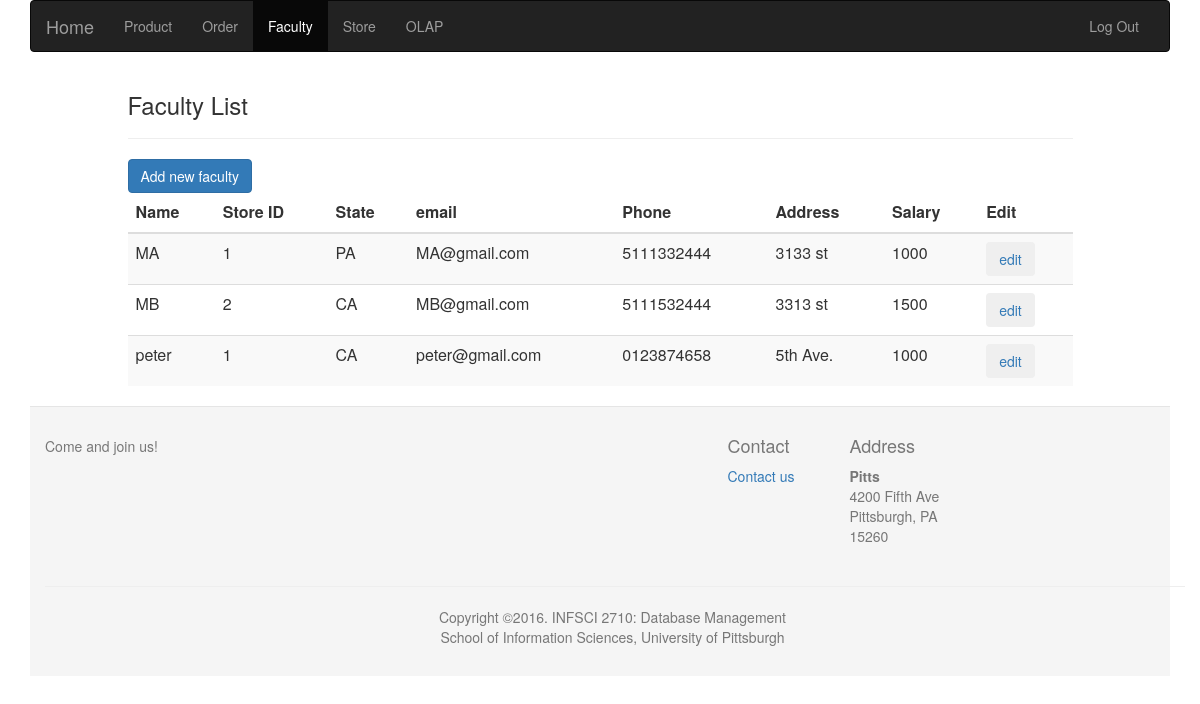
Screenshot of /Backstage_Mongo/faculty.php (signed in) with the database file from the repository.
### tables this page shows
CREATE TABLE `manager` (
  `ID_Manager` int(11) NOT NULL,
  `manager_name` varchar(40) DEFAULT NULL,
  `address` varchar(40) DEFAULT NULL,
  `email` varchar(40) DEFAULT NULL,
  `phone` varchar(40) DEFAULT NULL,
  `job_title` varchar(40) DEFAULT NULL,
  `ID_Store` int(11) DEFAULT NULL,
  `state` varchar(40) DEFAULT NULL
);

CREATE TABLE `salary` (
  `job_title` varchar(40) NOT NULL DEFAULT '',
  `ID_Store` int(11) NOT NULL DEFAULT '0',
  `salary` float DEFAULT NULL
);

### Backstage_Mongo/Faculty_select.php (the view, shortened to what this page needs)
<?php
            $servername = "localhost";
            $username = "root";
            $password = "root";
            $dbname = "final";
            $conn = new mysqli($servername, $username, $password, $dbname);
            $sql1 = "SELECT * FROM Manager where  job_title = 'clerk' ";
            $result1 = $conn->query($sql1);
            while($row1 = $result1->fetch_assoc()) {
                $name = $row1["manager_name"];
                $address = $row1["address"];
                $email = $row1["email"];
                $phone = $row1["phone"];
                $Sid = $row1["ID_Store"];
                $state = $row1["state"];
                $Cid = $row1["ID_Manager"];
                $sql3 = "SELECT * FROM Salary where ID_Store = $Sid and job_title = 'clerk' ";
                $result3 = $conn->query($sql3);
                while($row3 = $result3->fetch_assoc()) {
                    $salary_C = $row3["salary"];
                }
                echo "<tr>";
                echo "<td>".$name."</td>";
                echo "<td>".$Sid."</td>";
                echo "<td>".$state."</td>";
                echo "<td>".$email."</td>";
                echo "<td>".$phone."</td>";
                echo "<td>".$address."</td>";
                echo "<td>".$salary_C."</td>";
                echo "<td>";
                echo "<button type="."button"." class="."btn btn-default btn-link".">";
                echo "<a href="."editFaculty.php?Cid=".$Cid."".">";
                echo "edit";
                echo "</a>";
                echo "</button>";
                echo "</td>";
                echo "</tr>";
            }
?>

### Backstage_Mongo/css/main.css (style rules this page uses)
html, body { height: 100%; }

### rows the page displays
manager: manager_name "MA", ID_Store "1", state "PA", email "MA@gmail.com", phone "5111332444", address "3133 st", salary.salary "1000"
manager: manager_name "MB", ID_Store "2", state "CA", email "MB@gmail.com", phone "5111532444", address "3313 st", salary.salary "1500"
manager: manager_name "peter", ID_Store "1", state "CA", email "peter@gmail.com", phone "0123874658", address "5th Ave.", salary.salary "1000"
